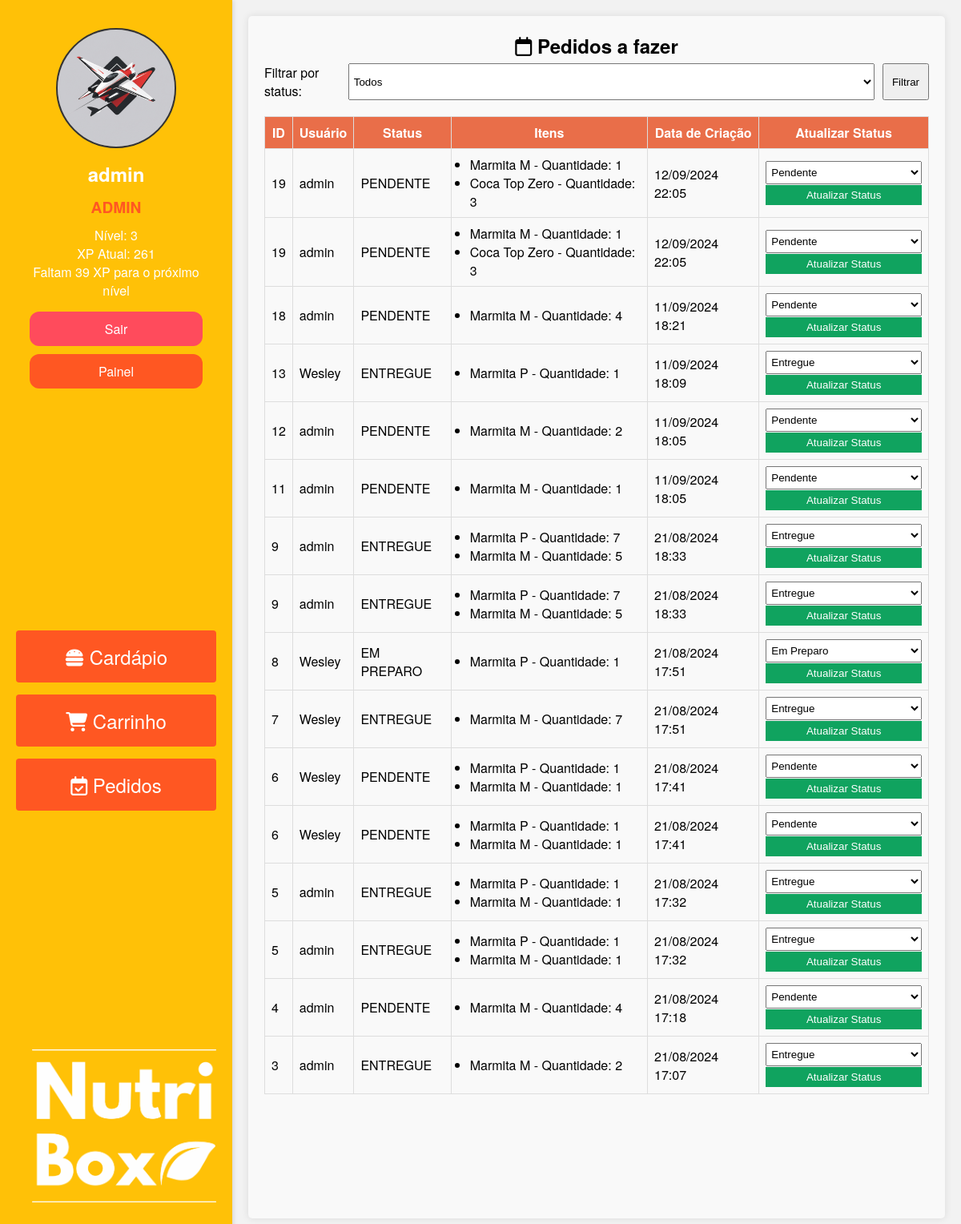
/pedidos (signed in), run on the app's committed database.
### tables this page shows
CREATE TABLE `tb_pedidos` (
  `id` int(11) NOT NULL,
  `usuario_id` int(11) NOT NULL,
  `status` varchar(50) NOT NULL,
  `data_criacao` datetime NOT NULL,
  `valor_total` decimal(10,2) NOT NULL
);

CREATE TABLE `tb_user` (
  `id` int(11) NOT NULL,
  `nome` varchar(254) NOT NULL DEFAULT 'admin',
  `img` text DEFAULT NULL,
  `cargo` varchar(12) NOT NULL DEFAULT 'ADMIN',
  `nivel` int(11) DEFAULT 1,
  `xp` int(11) NOT NULL DEFAULT 1,
  `email` varchar(200) NOT NULL DEFAULT 'admin@gmail.com',
  `senha` varchar(255) NOT NULL
);

CREATE TABLE `tb_pedido_itens` (
  `id` int(11) NOT NULL,
  `pedido_id` int(11) NOT NULL,
  `produto_id` int(11) NOT NULL,
  `quantidade` int(11) NOT NULL,
  `preco` decimal(10,2) NOT NULL
);

CREATE TABLE `tb_produtos` (
  `id` int(11) NOT NULL,
  `descricao` text NOT NULL,
  `preco` int(11) NOT NULL,
  `nome` varchar(255) NOT NULL,
  `imagem` varchar(255) NOT NULL
);

### classes/Pedido.php (called while the page is built, shortened)
<?php
class Pedido {
    public static function obterTodosPedidos($status = null) {
        try {
            $pdo = MySql::conectar();
            $query = "SELECT p.*, pi.produto_id, pi.quantidade, pi.preco, m.nome, u.nome AS usuario_nome
                      FROM `tb_pedidos` p
                      JOIN `tb_pedido_itens` pi ON p.id = pi.pedido_id
                      JOIN `tb_produtos` m ON pi.produto_id = m.id
                      JOIN `tb_user` u ON p.usuario_id = u.id";
            $query .= " ORDER BY p.`data_criacao` DESC";
            $sql = $pdo->prepare($query);
            $status ? $sql->execute([$status]) : $sql->execute();
            return $sql->fetchAll(PDO::FETCH_ASSOC);
        } catch (PDOException $e) {
            error_log("Erro ao obter todos os pedidos: " . $e->getMessage());
            return [];
        }
    }
    public static function obterItensPedidos() {
        try {
            $pdo = MySql::conectar();
            $sql = $pdo->prepare("SELECT pi.pedido_id, m.nome, pi.quantidade FROM `tb_pedido_itens` pi JOIN `tb_produtos` m ON pi.produto_id = m.id");
            $sql->execute();
            return $sql->fetchAll(PDO::FETCH_ASSOC);
        } catch (PDOException $e) {
            error_log("Erro ao obter itens dos pedidos: " . $e->getMessage());
            return [];
        }
    }
}

### pages/pedidos.php (the view, shortened to what this page needs)
<?php
if ($_SESSION['cargo'] === 'ADMIN' || $_SESSION['cargo'] === 'COZINHEIRO') {
    $statusFiltro = isset($_GET['status']) && $_GET['status'] !== '' ? $_GET['status'] : null;
    $pedidos = Pedido::obterTodosPedidos($statusFiltro);
    ?>
    <div class="pedidos-container">
        <h2 style="text-align: center"><i class="fa-regular fa-calendar"></i> Pedidos a fazer</h2>
        <?php if (count($pedidos) > 0): ?>
            <form method="get" class="filter-form">
                <label for="status">Filtrar por status:</label>
                <select name="status" id="status">
                    <option value="">Todos</option>
                </select>
                <button type="submit">Filtrar</button>
            </form>
            <table class="pedidos-table">
                <thead>
                    <tr>
                        <th>ID</th>
                        <th>Usuário</th>
                        <th>Status</th>
                        <th>Itens</th>
                        <th>Data de Criação</th>
                        <th>Atualizar Status</th>
                    </tr>
                </thead>
                <tbody>
                    <?php foreach ($pedidos as $pedido): ?>
                        <tr>
                            <td><?php echo $pedido['id']; ?></td>
                            <td><?php echo $pedido['usuario_nome']; ?></td>
                            <td><?php echo $pedido['status']; ?></td>
                            <td>
                                <ul>
                                    <?php
                                    $itens = Pedido::obterItensPedidos();
                                    foreach ($itens as $item): ?>
                                        <?php if ($item['pedido_id'] == $pedido['id']): ?>
                                            <li><?php echo htmlspecialchars($item['nome']); ?> - Quantidade:
                                                <?php echo htmlspecialchars($item['quantidade']); ?>
                                            </li>
                                        <?php endif; ?>
                                    <?php endforeach; ?>
                                </ul>
                            </td>
                            <td><?php echo date('d/m/Y H:i', strtotime($pedido['data_criacao'])); ?></td>
                            <td>
                                <form method="post" style="display:inline;">
                                    <select name="novo_status">
                                        <option value="PENDENTE" <?php echo $pedido['status'] == 'PENDENTE' ? 'selected' : ''; ?>>
                                            Pendente</option>
                                        <option value="EM PREPARO" <?php echo $pedido['status'] == 'EM PREPARO' ? 'selected' : ''; ?>>
                                            Em Preparo</option>
                                        <option value="ENTREGUE" <?php echo $pedido['status'] == 'ENTREGUE' ? 'selected' : ''; ?>>
                                            Entregue</option>
                                    </select>
                                    <input type="submit" value="Atualizar Status">
                                </form>
                            </td>
                        </tr>
                    <?php endforeach; ?>
                </tbody>
            </table>
        <?php else: ?>
            <p>Nenhum pedido encontrado.</p>
        <?php endif; ?>
    </div>
    <?php
}
?>

### public/style/style.css (style rules this page uses)
* { margin: 0; padding: 0; box-sizing: border-box; }
body { font-family: 'Helvetica Neue', Arial, sans-serif; margin: 0; display: flex; height: 100vh; background-color: #f2f2f2; }
.pedidos-container { overflow-y: scroll; display: flex; flex-direction: column; padding: 20px; margin: 20px; width: 100%; background-color: #f9f9f9; box-shadow: 0 0 10px rgba(0, 0, 0, 0.1); border-radius: 5px; }
.pedidos-container h2 { margin-bottom: 5px; }
.pedidos-table { width: 100%; border-collapse: collapse; }
.pedidos-table th, .pedidos-table td { border: 1px solid #ddd; padding: 8px; text-align: left; }
.pedidos-table th { background-color: #e96e49; color: white; text-align: center; }
.pedidos-container form { display: flex; }
.pedidos-table input, .pedidos-container select, .pedidos-table input:focus, .pedidos-container select:focus { width: 100%; padding: 5px 2px; outline: none; cursor: pointer; }
.pedidos-table input { background-color: #10a35f; color: white; border: 0; }
.pedidos-container ul { margin-left: 15px; }
.filter-form { margin-bottom: 20px; }
.filter-form label { margin-right: 10px; }
.filter-form select { margin-right: 10px; }
.filter-form button { padding: 5px 10px; }

### data on the page
tb_pedidos: id "19", tb_user.nome "admin", status "PENDENTE", data_criacao "12/09/2024 22:05", novo_status "Pendente"
tb_pedido_itens: produto.nome "Marmita M", quantidade "1"
tb_pedido_itens: produto.nome "Coca Top Zero", quantidade "3"
tb_pedidos: id "18", tb_user.nome "admin", status "PENDENTE", data_criacao "11/09/2024 18:21", novo_status "Pendente"
tb_pedido_itens: produto.nome "Marmita M", quantidade "4"
tb_pedidos: id "13", tb_user.nome "Wesley", status "ENTREGUE", data_criacao "11/09/2024 18:09", novo_status "Entregue"
tb_pedido_itens: produto.nome "Marmita P", quantidade "1"
tb_pedidos: id "12", tb_user.nome "admin", status "PENDENTE", data_criacao "11/09/2024 18:05", novo_status "Pendente"
tb_pedido_itens: produto.nome "Marmita M", quantidade "2"
tb_pedidos: id "11", tb_user.nome "admin", status "PENDENTE", data_criacao "11/09/2024 18:05", novo_status "Pendente"
tb_pedido_itens: produto.nome "Marmita M", quantidade "1"
tb_pedidos: id "9", tb_user.nome "admin", status "ENTREGUE", data_criacao "21/08/2024 18:33", novo_status "Entregue"
tb_pedido_itens: produto.nome "Marmita P", quantidade "7"
tb_pedido_itens: produto.nome "Marmita M", quantidade "5"
tb_pedidos: id "8", tb_user.nome "Wesley", status "EM PREPARO", data_criacao "21/08/2024 17:51", novo_status "Em Preparo"
tb_pedido_itens: produto.nome "Marmita P", quantidade "1"
tb_pedidos: id "7", tb_user.nome "Wesley", status "ENTREGUE", data_criacao "21/08/2024 17:51", novo_status "Entregue"
tb_pedido_itens: produto.nome "Marmita M", quantidade "7"
tb_pedidos: id "6", tb_user.nome "Wesley", status "PENDENTE", data_criacao "21/08/2024 17:41", novo_status "Pendente"
tb_pedido_itens: produto.nome "Marmita P", quantidade "1"
tb_pedido_itens: produto.nome "Marmita M", quantidade "1"
tb_pedidos: id "5", tb_user.nome "admin", status "ENTREGUE", data_criacao "21/08/2024 17:32", novo_status "Entregue"
tb_pedido_itens: produto.nome "Marmita P", quantidade "1"
tb_pedido_itens: produto.nome "Marmita M", quantidade "1"
tb_pedidos: id "4", tb_user.nome "admin", status "PENDENTE", data_criacao "21/08/2024 17:18", novo_status "Pendente"
tb_pedido_itens: produto.nome "Marmita M", quantidade "4"
tb_pedidos: id "3", tb_user.nome "admin", status "ENTREGUE", data_criacao "21/08/2024 17:07", novo_status "Entregue"
tb_pedido_itens: produto.nome "Marmita M", quantidade "2"

### other printed values
$_SESSION['nome'] "admin"
$_SESSION['cargo'] "ADMIN"
$_SESSION['nivel'] "3"
$_SESSION['xp'] "261"
$usuario['xp_para_proximo_nivel'] "39"
